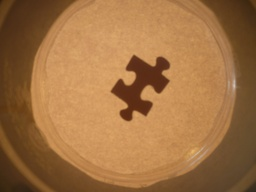
#> input picture data/0003.JPG, 256 x 192 px, shrunk from 4000 x 3000 before the run, given in place of img.jpg, which was not available
$ python solve144.py
#> lines starting #> are read from the running program, lines starting #| are printed output that depends on the picture; after the words box and inside, x2 and y2 are one past the last pixel; in counts of white or black regions, pixels touching at a corner belong together; pictures that were not available may be replaced by others from this repository, and a replacement may not be noted
import matplotlib.pyplot as plt
import numpy as np
import cv2
import math
import itertools
import heapq
import statistics
from scipy import stats
from scipy.signal import find_peaks
from collections import Counter

"""# Add utilities"""

def imshow(img, title=None):
    plt.title(title)
    plt.axis('equal')
    plt.imshow(img)
    plt.show()

class Item():
    def __init__(self, **kwargs):
        self.update(**kwargs)

    def update(self, **kwargs):
        self.__dict__.update(kwargs)

class LoopingList(list):
    def __getitem__(self, i):
        if isinstance(i, int):
            return super().__getitem__(i % len(self))
        else:
            return super().__getitem__(i)

def plot_contour(contour, **kwargs):
    plt.axis('equal')
    plt.plot(contour[:, :, 0], -contour[:, :, 1], **kwargs)

def plot_point(point, **kwargs):
    plot_contour(np.array([[point]]), **kwargs)

def fill_contour(contour, **kwargs):
    plt.fill(contour[:, :, 0], -contour[:, :, 1], **kwargs)

def get_transform(center, x, y, degrees):
    matrix = cv2.getRotationMatrix2D(center, degrees, 1)
    translate = (x, y) - center
    return (matrix, translate)

def get_contour_transform(contour, idx, x, y, degrees):
    return get_transform(contour[idx][0], x, y, degrees)

def transform_contour(contour, transform):
    matrix, translate = transform
    return cv2.transform(contour, matrix) + translate

def transform_point(point, transform):
    matrix, translate = transform
    return (cv2.transform(np.array([[point]]), matrix) + translate)[0, 0]

def sub_contour(c, idx0, idx1):
    if idx1 > idx0:
        return c[idx0:idx1]
    else:
        return np.concatenate([c[idx0:], c[:idx1]])

# [59 lines left out: function normalize_edge, not called in this run]

# Example usage:
# normalized_edge_data = normalize_edge(piece.contour, edge_start_idx, edge_end_idx, piece.center)
#
# The function returns a dictionary with:
# - 'normalized_piece_contour': The entire piece contour after normalization
# - 'normalized_piece_center': The piece center after normalization
# - 'angle_degrees': The rotation angle applied
# - 'sign': Edge type (1=male, -1=female, 0=flat)
# - 'straight_length': The straight-line distance between edge endpoints
# - 'idx0', 'idx1': Original edge indices

"""# Detect pieces"""

def segment_colored_puzzle(img_rgb):
    """
    Segment puzzle pieces from a colored image using multiple methods
    """
    img_hsv = cv2.cvtColor(img_rgb, cv2.COLOR_BGR2HSV)
    img_gray = cv2.cvtColor(img_rgb, cv2.COLOR_BGR2GRAY)

    # Method 1: Adaptive thresholding
    img_binary_adaptive = cv2.adaptiveThreshold(img_gray, 255, cv2.ADAPTIVE_THRESH_GAUSSIAN_C, cv2.THRESH_BINARY, 11, 2)

    # Method 2: Otsu's thresholding (automatic threshold detection)
    _, img_binary_otsu = cv2.threshold(img_gray, 0, 255, cv2.THRESH_BINARY + cv2.THRESH_OTSU)

    # Method 3: Color-based segmentation
    # Try different color ranges for better detection
    color_masks = []

    # Range 1: Bright colors (high value)
    lower1 = np.array([0, 0, 100])
    upper1 = np.array([180, 255, 255])
    mask1 = cv2.inRange(img_hsv, lower1, upper1)
    color_masks.append(mask1)

    # Range 2: Saturated colors
    lower2 = np.array([0, 50, 50])
    upper2 = np.array([180, 255, 255])
    mask2 = cv2.inRange(img_hsv, lower2, upper2)
    color_masks.append(mask2)

    # Range 3: Non-black colors
    lower3 = np.array([0, 0, 30])
    upper3 = np.array([180, 255, 255])
    mask3 = cv2.inRange(img_hsv, lower3, upper3)
    color_masks.append(mask3)

    # Combine color masks
    color_mask = np.zeros_like(img_gray)
    for mask in color_masks:
        color_mask = cv2.bitwise_or(color_mask, mask)

    # Method 4: Edge detection
    edges = cv2.Canny(img_gray, 30, 100)
    kernel = np.ones((3,3), np.uint8)
    edges_dilated = cv2.dilate(edges, kernel, iterations=1)
    edges_closed = cv2.morphologyEx(edges_dilated, cv2.MORPH_CLOSE, kernel)

    # Combine all methods
    img_binary = cv2.bitwise_or(img_binary_adaptive, img_binary_otsu)
    img_binary = cv2.bitwise_or(img_binary, color_mask)
    img_binary = cv2.bitwise_or(img_binary, edges_closed)

    # Clean up with morphological operations
    kernel_clean = np.ones((5,5), np.uint8)
    img_binary = cv2.morphologyEx(img_binary, cv2.MORPH_CLOSE, kernel_clean)
    img_binary = cv2.morphologyEx(img_binary, cv2.MORPH_OPEN, kernel_clean)

    return img_binary, img_binary_adaptive, color_mask, edges_closed

img_rgb = cv2.imread("data/img.jpg")
#> img_rgb is the input picture: shape (192, 256, 3); mean B, G, R 67.1, 113.1, 159.6
h, w = img_rgb.shape[:2]
img_rgb = cv2.resize(img_rgb, (4*w, 4*h))
#> img_rgb: shape (768, 1024, 3)

# Segment the colored image
img_binary, img_binary_adaptive, color_mask, edges_closed = segment_colored_puzzle(img_rgb)
#> in segment_colored_puzzle, `img_gray = cv2.cvtColor(img_rgb, cv2.COLOR_BGR2GRAY)`:
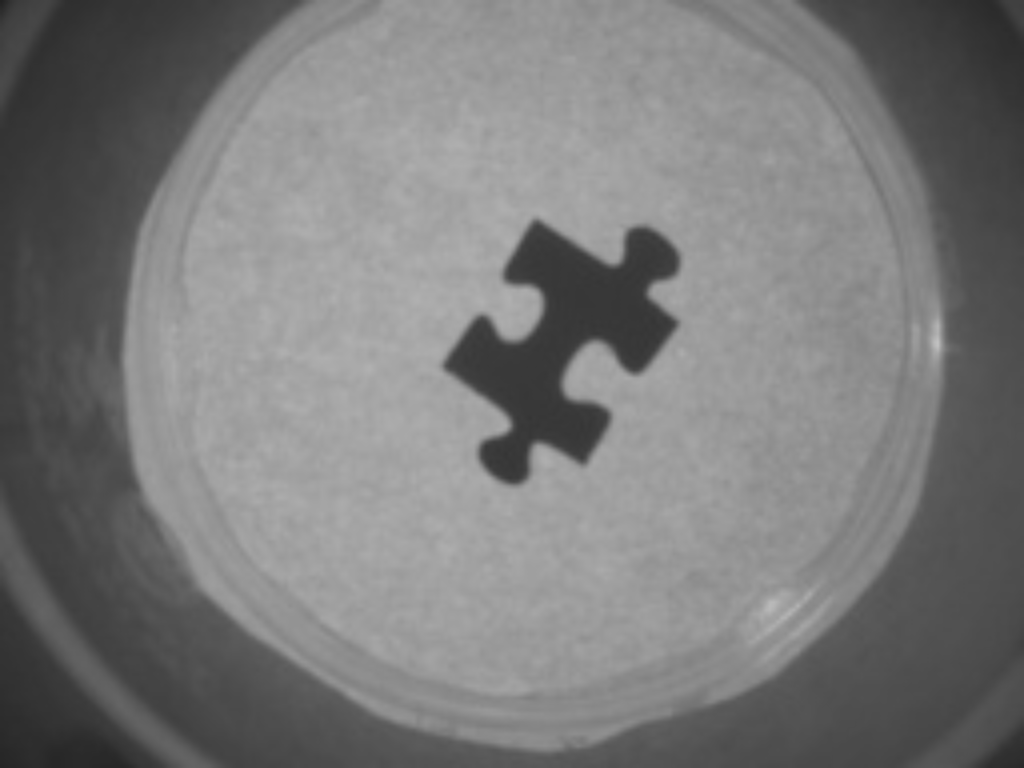
#> img_gray: shape (768, 1024); min 34, max 193, mean 121.6
#> in segment_colored_puzzle, `img_binary_adaptive = cv2.adaptiveThreshold(img_gray, 255, cv2.ADAPTIV..`:
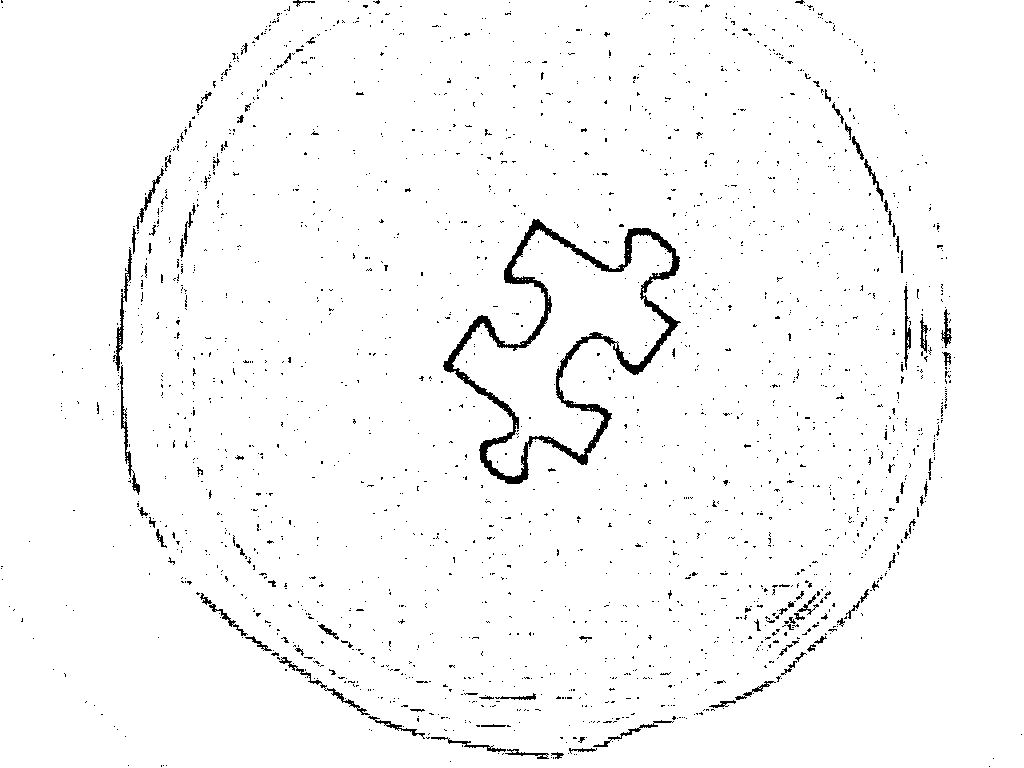
#> img_binary_adaptive: shape (768, 1024); 97.5% white; 2095 black regions (1998 under 20 px), largest, box (x1, y1, x2, y2) and area: (443, 219, 681, 484) 7011, (113, 247, 132, 371) 436, (120, 365, 140, 495) 412
#> in segment_colored_puzzle, `mask1 = cv2.inRange(img_hsv, lower1, upper1)`:
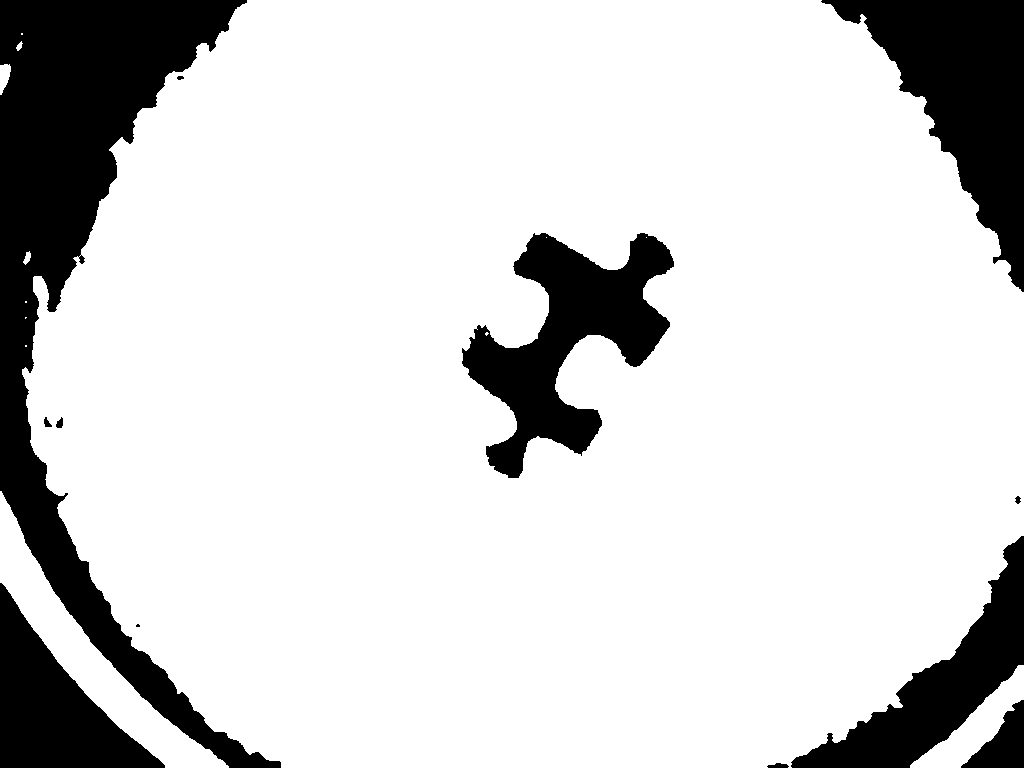
#> mask1: shape (768, 1024); 82.5% white; 12 black regions (1 under 20 px), largest, box (x1, y1, x2, y2) and area: (0, 0, 281, 768) 58721, (821, 0, 1024, 292) 24888, (462, 233, 674, 478) 21936
#> the loop in segment_colored_puzzle, `for mask in color_masks:` made 3 passes
#> in segment_colored_puzzle, `edges_dilated = cv2.dilate(edges, kernel, iterations=1)`:
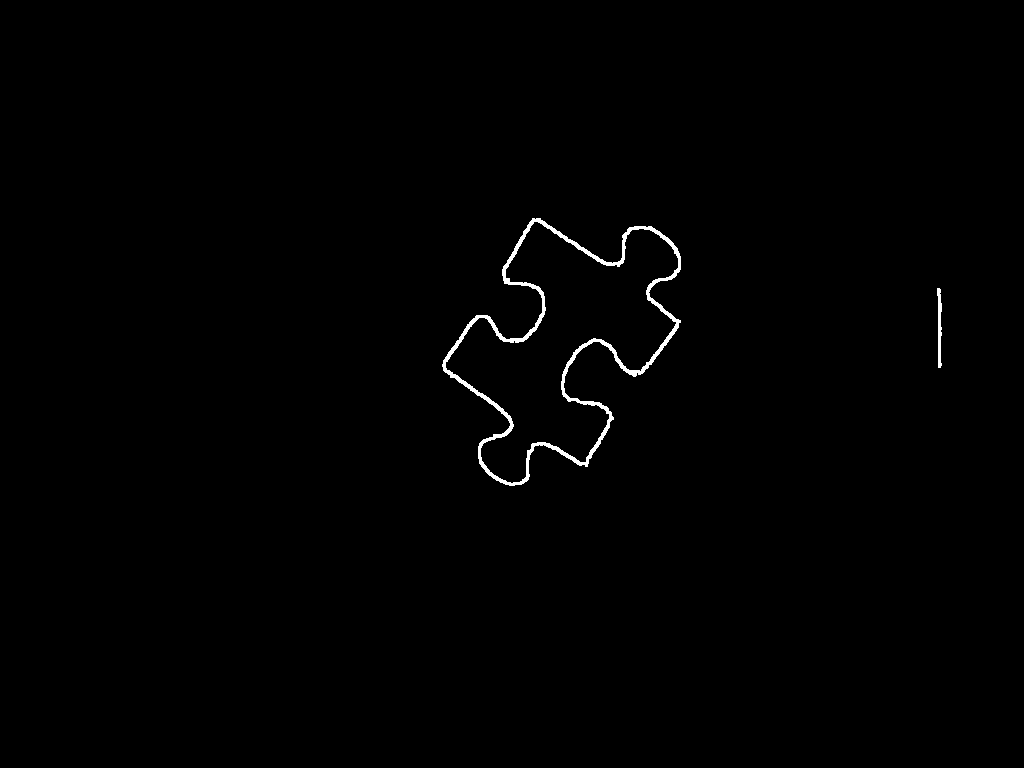
#> edges_dilated: shape (768, 1024); 0.62% white; 2 white regions, box (x1, y1, x2, y2) and area: (442, 218, 681, 486) 4599, (937, 288, 942, 368) 265

# Show the segmentation results for debugging
plt.figure(figsize=(15, 5))
plt.subplot(1, 4, 1)
plt.imshow(cv2.cvtColor(img_rgb, cv2.COLOR_BGR2RGB))
plt.title('Original Image')
plt.axis('off')

plt.subplot(1, 4, 2)
plt.imshow(img_binary_adaptive, cmap='gray')
plt.title('Adaptive Threshold')
plt.axis('off')

plt.subplot(1, 4, 3)
plt.imshow(color_mask, cmap='gray')
plt.title('Color Mask')
plt.axis('off')

plt.subplot(1, 4, 4)
plt.imshow(img_binary, cmap='gray')
plt.title('Combined Binary')
plt.axis('off')
plt.tight_layout()
plt.show()
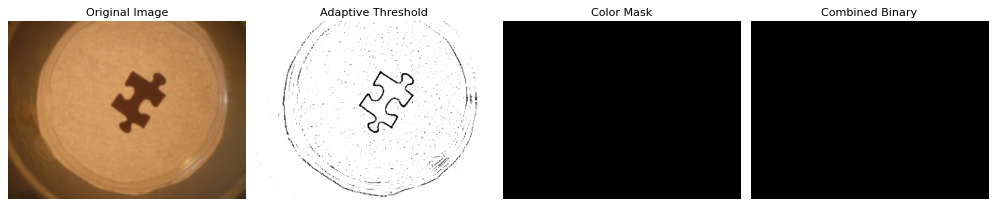
#> figure drawn by matplotlib, 4 panels
input()

# def extract_edges(self, image: np.ndarray) -> np.ndarray:
#     """
#     Extract edges from the image using Canny edge detection.
#
#     Args:
#         image: Input image
#
#     Returns:
#         Edge map as binary image
#     """
#     # Convert to grayscale if needed
#     if len(image.shape) == 3:
#         gray = cv2.cvtColor(image, cv2.COLOR_RGB2GRAY)
#     else:
#         gray = image
#
#     # Apply Gaussian blur
#     blurred = cv2.GaussianBlur(gray, (5, 5), 0)
#
#     # Canny edge detection
#     edges = cv2.Canny(blurred, 50, 150)
#
#     return edges
#

from typing import List
def find_contours(image: np.ndarray) -> List[np.ndarray]:
    """
    Find contours in the image.

    Args:
        image: Input image (preferably binary/edge image)

    Returns:
        List of contours
    """
    # Convert to binary if needed
    if len(image.shape) == 3:
        gray = cv2.cvtColor(image, cv2.COLOR_RGB2GRAY)
    else:
        gray = image

    # Threshold to create binary image
    _, binary = cv2.threshold(gray, 0, 255, cv2.THRESH_BINARY + cv2.THRESH_OTSU)

    # Find contours
    contours, _ = cv2.findContours(binary, cv2.RETR_EXTERNAL, cv2.CHAIN_APPROX_SIMPLE)

    return contours
# Find contours


# contours = cv2.findContours(img_binary_adaptive, cv2.RETR_EXTERNAL, cv2.CHAIN_APPROX_SIMPLE)[0]
contours = find_contours(img_binary_adaptive)
#> in find_contours, `contours, _ = cv2.findContours(binary, cv2.RETR_EXTERNAL, cv2.CHAIN_AP..`: contours = 1 contour; box (x1, y1, x2, y2) and area: (0, 0, 1024, 768) 784518


pieces = []
counter = 0
for contour in contours:
    x, y, w, h = cv2.boundingRect(contour)
    area = cv2.contourArea(contour)
    if area < 10000:
        continue
    # compute piece name from its position
    # col = int((x - w/2) * 13 / 4540)
    # row = int(1 + (y - h/2) * 13 / 4450)
    # name = chr(ord('A') + col) + str(row)
    name = f"piece_{counter}"

    piece = Item(
        name=name,
        int_contour=contour,
        contour=contour.astype(np.float64),  # convert to float for rotation
        area=area,
    )
    pieces.append(piece)
#> this loop made 1 pass
#> (x, y, w, h, area) on pass 1: (0, 0, 1024, 768, 784517.5)
#> after the loop, pieces = 1 item

piece_by_name = dict([(piece.name, piece) for piece in pieces])
#> piece_by_name = 1 item
print(f"{len(pieces)} detected pieces.")
#| 1 detected pieces.

imshow(img_rgb)

# show all piece contours
for piece in pieces:
    plot_contour(piece.contour)
#> this loop made 1 pass

# show the smallest and biggest pieces by area
pieces.sort(key= lambda piece: piece.area)

for piece in pieces[:1] + pieces[-1:]:
    plt.title(f"{piece.name}, area={int(piece.area)}")
    plot_contour(piece.contour)
    plt.show()
#> this loop made 2 passes

"""# Detect piece corners

## Find corners via peak distance from center
"""

for piece in pieces:
    (cx, cy), cr = cv2.minEnclosingCircle(piece.int_contour)
    centered_contour = piece.contour - np.array([cx, cy])

    # ensure peaks are not at start or end of the distances array
    distances = np.sum(centered_contour**2, axis=2)[:, 0]
    distance_offset = np.argmin(distances)
    shifted_distances = np.concatenate([distances[distance_offset:], distances[:distance_offset]])

    # find peak distances
    peak_indices = [(distance_idx + distance_offset) % len(distances) for distance_idx in find_peaks(shifted_distances, prominence=1000)[0]]
    peak_indices.sort()
    piece.update(center=np.array([cx, cy]),
                 peak_indices=LoopingList(peak_indices),
     )
#> this loop made 1 pass
#> (cx, cy, cr, distance_offset) on pass 1: (511.5, 383.5, 639.3, 18)

# Show the pieces having the smallest / highest number of peak indices
pieces.sort(key= lambda piece: len(piece.peak_indices))

for piece in pieces[:1] + pieces[-1:]:
    plt.title(f"{piece.name}, Number of peaks={len(piece.peak_indices)}")
    plot_contour(piece.contour)
    plot_contour(piece.contour[piece.peak_indices], marker='o', ls='', color='red')
    plt.show()

"""## Filter corners by rectangle geometry"""

for piece in pieces:
    def compute_rectangle_error(indices):
            # get coordinates of corners
            corners = LoopingList(np.take(piece.contour, sorted(list(indices)), axis=0)[:, 0, :])
            # compute the side lengths and diagonal lengths
            lengths = [math.sqrt(np.sum((corners[i0] - corners[i1])**2)) for i0, i1 in [(0, 1), (1, 2), (2, 3), (3, 0), (0, 2), (1, 3)]]
            def f_error(a, b):
                return abs(b - a) / (a + b)
            return sum([f_error(lengths[i], lengths[j]) for i, j in [(0, 2), (1, 3), (4, 5), (0, 1)]])

    # form a good rectangle with peak indices
    rectangles = []  # list of (score, [indices])
    for indices in itertools.combinations(piece.peak_indices, 4):
        error = compute_rectangle_error(indices)
        rectangles.append((error, indices))

    error, indices = sorted(rectangles)[0]
    piece.update(rectangle_error=error)
    piece.update(corner_indices=LoopingList(indices))
#> this loop made 1 pass
#> (error, indices) on pass 1: (1.17, (1, 14, 56, 58))

# Show the pieces having the best / worst rectangle
pieces.sort(key= lambda piece: piece.rectangle_error)

for piece in pieces[:1] + pieces[-1:]:
    plt.title(f"{piece.name}, Rectangle error={piece.rectangle_error}")
    plot_contour(piece.contour)
    plot_contour(piece.contour[piece.peak_indices], marker='o', ls='', color='red')
    plot_contour(piece.contour[piece.corner_indices], marker='', ls='-', color='red')
    plt.show()

# Show all rectangles
for piece in pieces:
    plot_contour(piece.contour[piece.corner_indices], marker='', ls='-', color='red')

"""# Compute edges

## Extract edges
"""


for piece in pieces:
    edges = LoopingList()
    for quarter in range(4):
        idx0 = piece.corner_indices[quarter]
        idx1 = piece.corner_indices[quarter+1]
        p0 = piece.contour[idx0][0]
        p1 = piece.contour[idx1][0]
        # normalize the contour: first point at (0, 0), last point at (X, 0)
        dx, dy = p1 - p0
        straight_length=math.sqrt(dx**2 + dy**2)
        angle_degrees = math.degrees(math.atan2(dy, dx))

# HERE
        transform = get_contour_transform(piece.contour, idx0, 0, 0, angle_degrees)
        normalized_piece_contour = transform_contour(piece.contour, transform)
        normalized_edge_contour = sub_contour(normalized_piece_contour, idx0, idx1 + 1)
        normalized_piece_center = transform_point(piece.center, transform)

        # compute the sign of the edge
        heights = normalized_edge_contour[:, 0, 1]
        if np.max(np.abs(heights)) > 10:
            sign = 1 if np.max(heights) > - np.min(heights) else -1
        else:
            sign = 0

        # rotate male contours by 180° for easy match with female contours
        if sign == 1:
            angle_degrees += 180
            transform = get_contour_transform(piece.contour, idx1, 0, 0, angle_degrees)
            normalized_piece_contour = transform_contour(piece.contour, transform)
            normalized_piece_center = transform_point(piece.center, transform)

        edge = Item(
            idx0=idx0,
            idx1=idx1,
            normalized_piece_contour=normalized_piece_contour,
            normalized_piece_center=normalized_piece_center,
            angle_degrees=angle_degrees,
            sign=sign,
            straight_length=straight_length,
        )
        edges.append(edge)

    for idx, edge in enumerate(edges):
        edge.update(
            prev=edges[idx-1],
            next=edges[idx+1]
        )

    piece.update(
        edges=edges,
        nb_flats=len([edge for edge in edges if edge.sign == 0])
    )
#> this loop made 1 pass

print("edge sign:", Counter([edge.sign for piece in pieces for edge in piece.edges]))
#| edge sign: Counter({0: 3, 1: 1})
print("nb of flats:", Counter([piece.nb_flats for piece in pieces]))
#| nb of flats: Counter({3: 1})

flat_pieces = [piece for piece in pieces if piece.nb_flats > 0]
#> flat_pieces = 1 item

for piece in flat_pieces:
    for edge in piece.edges:
        if edge.sign == 0 and edge.prev.sign != 0:
            first_flat = edge
        if edge.sign == 0 and edge.next.sign != 0:
            last_flat = edge
    piece.update(
        first_flat = first_flat,
        last_flat = last_flat,
        before_flat = first_flat.prev,
        after_flat = last_flat.next,
    )

# Show the pieces having the smallest / highest number of flats
pieces.sort(key= lambda piece: piece.nb_flats)

sign2color = {-1: "red", 0: "green", 1: "blue"}

for piece in pieces[:1] + pieces[-1:]:
    plt.title(f"{piece.name}, nb of flats={piece.nb_flats}")
    for edge in piece.edges:
        plot_contour(sub_contour(piece.contour, edge.idx0, edge.idx1), c=sign2color[edge.sign])
    plt.show()
#> this loop made 2 passes
#> pass 1, `plt.show()`:
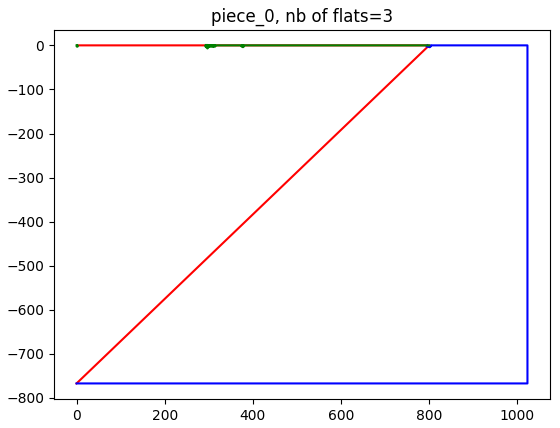
#> figure drawn by matplotlib, 1 panel

# Show the pieces having the min/max edge straight length
edge_pieces = [(edge, piece) for piece in pieces for edge in piece.edges]
#> edge_pieces = 4 items
edge_pieces.sort(key= lambda ep: ep[0].straight_length)

for edge, piece in edge_pieces[:1] + edge_pieces[-1:]:
    plt.title(f"{piece.name}, edge straight length={edge.straight_length}")
    plot_contour(piece.contour)
    plot_contour(sub_contour(piece.contour, edge.idx0, edge.idx1), c='red')
    plt.show()

# Show some normalized edges
import random

for piece in random.sample(pieces, 1):
    for edge in piece.edges[:2]:
        plt.title(f"{piece.name} normalized edge & center")
        plot_contour(edge.normalized_piece_contour)
        plot_point(edge.normalized_piece_center, marker='o', c='red')
        plt.axhline(0, c='gray', ls=':')
        plt.axvline(0, c='gray', ls=':')
        plt.show()
#> this loop made 1 pass
#> pass 1, `plt.show()`:
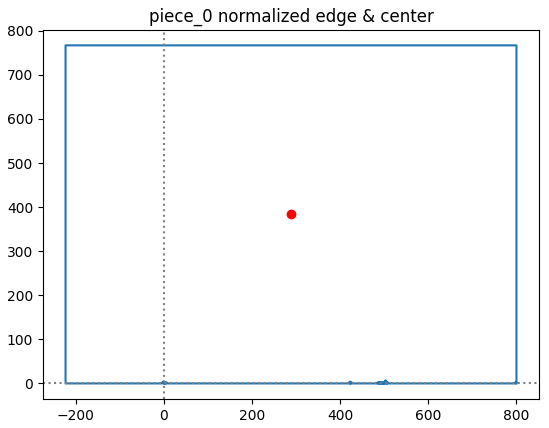
#> figure drawn by matplotlib, 1 panel

"""# Compute puzzle size"""

# [11 lines left out: function compute_size, not called in this run]

solution = Item()

nb_flats = Counter([piece.nb_flats for piece in pieces])
#> nb_flats = {3: 1}
#> (the run stopped early here; a loop or call above may not have finished)
